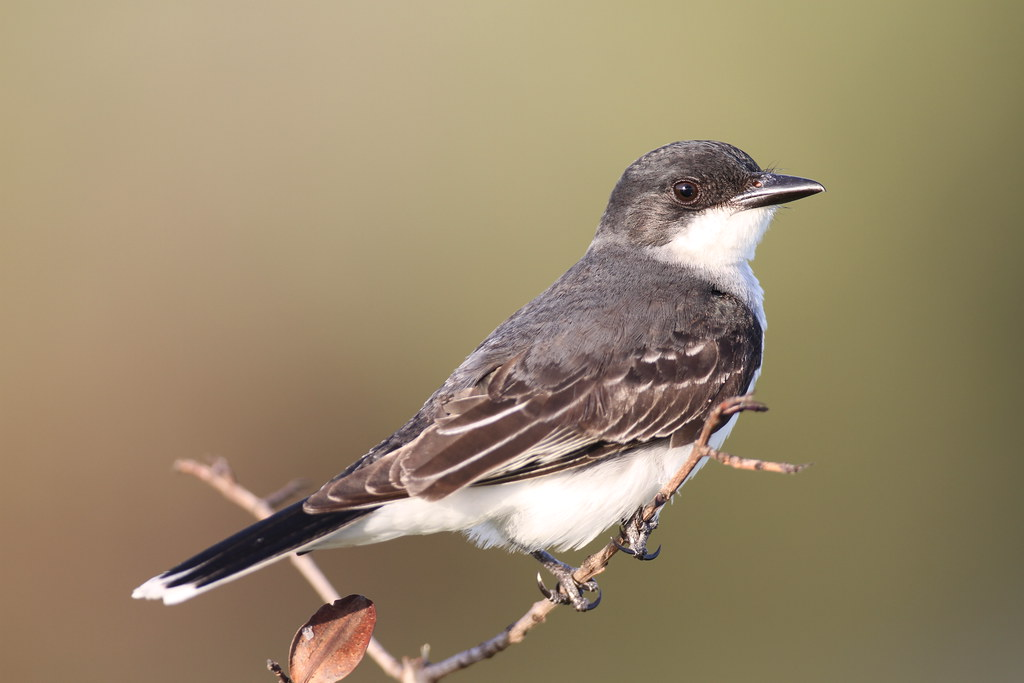
#> input picture 8th Semester Labs/Image Processing Labs/SelfExplorations/Morphological_Image_Processing/bird.jpg, 1024 x 683 px
$ jupyter execute practical.ipynb   (shell and % lines are left out)
#> lines starting #> are read from the running program, lines starting #| are printed output that depends on the picture; after the words box and inside, x2 and y2 are one past the last pixel; in counts of white or black regions, pixels touching at a corner belong together
### 1. Erosion
Erosion removes pixels on object boundaries. For binary images, it shrinks the white areas (foreground) and `enlarges the black areas (background)`. It’s like peeling off a layer from the outer boundary.

Use case: Often used to remove small white noise in images.

How it works: Erosion takes a small shape called a structuring element (like a square or circle), slides it across the image, and replaces each pixel with the minimum value within the structuring element area.

### 2. Dilation
Dilation is the opposite of erosion. It adds pixels to object boundaries. For binary images, it `expands white areas (foreground)` and reduces black areas (background).

Use case: Often used to fill small holes in an image.

How it works: Similar to erosion, but it replaces each pixel with the maximum value within the structuring element.

## Erosion & Dilation using OpenCV

[cell 1]
import cv2
import numpy as np
import matplotlib.pyplot as plt
from matplotlib.image import imread

# Load a sample binary image (create a simple one with text if you don't have an image)
# image_file = 'fingerprint.jpg'
# image = imread(image_file)  # this is the array representation of the input image
image = np.zeros((200, 200), dtype=np.uint8)
cv2.putText(image, "TEST", (50, 100), cv2.FONT_HERSHEY_SIMPLEX, 2, (255), 5)

# Display the original image
plt.figure(figsize=(12, 10))
plt.subplot(1, 3, 1)
plt.title("Original")
plt.imshow(image, cmap='gray')

# Define a 5x5 square structuring element
kernel = np.ones((5, 5), np.uint8)

# Apply erosion
eroded_image = cv2.erode(image, kernel, iterations=1)

# Apply dilation
dilated_image = cv2.dilate(image, kernel, iterations=1)

# Display the results
plt.subplot(1, 3, 2)
plt.title("Eroded")
plt.imshow(eroded_image, cmap='gray')

plt.subplot(1, 3, 3)
plt.title("Dilated")
plt.imshow(dilated_image, cmap='gray')
plt.show()

## Opening & Closing

[cell 2]
# Apply Opening
opened_image = cv2.morphologyEx(image, cv2.MORPH_OPEN, kernel)

# Apply Closing
closed_image = cv2.morphologyEx(image, cv2.MORPH_CLOSE, kernel)

# Display the results
plt.figure(figsize=(8, 4))
plt.subplot(1, 2, 1)
plt.title("Opened")
plt.imshow(opened_image, cmap='gray')

plt.subplot(1, 2, 2)
plt.title("Closed")
plt.imshow(closed_image, cmap='gray')
plt.show()
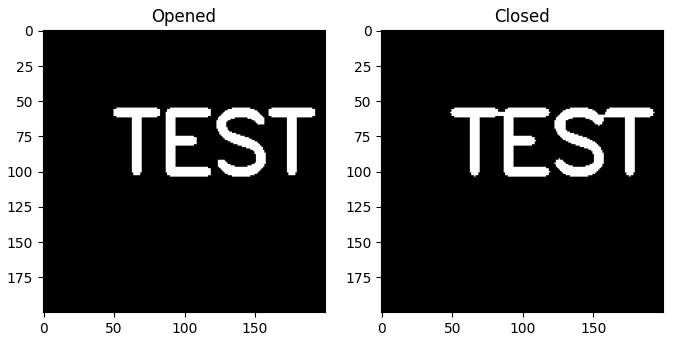
#> figure drawn by matplotlib, 2 panels

## Erosion & Dilation (Raw Implementation)

[cell 3]
import numpy as np

# Create a simple binary image
image = np.array([
    [0, 0, 0, 0, 0, 0, 0],
    [0, 1, 1, 1, 0, 0, 0],
    [0, 1, 1, 1, 0, 0, 0],
    [0, 1, 1, 1, 0, 0, 0],
    [0, 0, 0, 0, 0, 0, 0]
])

# Define a 3x3 structuring element (all ones)
kernel = np.ones((3, 3), dtype=np.uint8)

def erode(img, kernel):
    # Get dimensions of the image and kernel
    img_h, img_w = img.shape
    k_h, k_w = kernel.shape
    pad_h, pad_w = k_h // 2, k_w // 2

    # Pad the original image to handle borders
    padded_img = np.pad(img, ((pad_h, pad_h), (pad_w, pad_w)), mode='constant', constant_values=0)

    # Prepare the output image
    eroded_img = np.zeros_like(img)

    # Apply erosion
    for i in range(img_h):
        for j in range(img_w):
            # Extract the neighborhood
            region = padded_img[i:i+k_h, j:j+k_w]
            # Perform erosion (check if all values in region match the kernel)
            if np.all(region == kernel):
                eroded_img[i, j] = 1
            else:
                eroded_img[i, j] = 0
    return eroded_img

def dilate(img, kernel):
    # Get dimensions of the image and kernel
    img_h, img_w = img.shape
    k_h, k_w = kernel.shape
    pad_h, pad_w = k_h // 2, k_w // 2

    # Pad the original image to handle borders
    padded_img = np.pad(img, ((pad_h, pad_h), (pad_w, pad_w)), mode='constant', constant_values=0)

    # Prepare the output image
    dilated_img = np.zeros_like(img)

    # Apply dilation
    for i in range(img_h):
        for j in range(img_w):
            # Extract the neighborhood
            region = padded_img[i:i+k_h, j:j+k_w]
            # Perform dilation (check if any value in region matches the kernel)
            if np.any(region == kernel):
                dilated_img[i, j] = 1
            else:
                dilated_img[i, j] = 0
    return dilated_img

# Perform erosion and dilation on the binary image
eroded_image = erode(image, kernel)
dilated_image = dilate(image, kernel)

# Print original and processed images
print("Original Image:\n", image)
print("Eroded Image:\n", eroded_image)
print("Dilated Image:\n", dilated_image)

## Raw operation in Image

[cell 4]
import numpy as np
import matplotlib.pyplot as plt
from skimage.io import imread
from skimage.color import rgb2gray

# Create a simple 10x10 binary image with a filled square
# image = np.zeros((10, 10), dtype=np.uint8)
# image[2:8, 2:8] = 1  # Fill a square area in the center

# Read the image and convert to grayscale
image_file = 'bird.jpg'
image = imread(image_file)
#> image is the input picture: shape (683, 1024, 3); mean R, G, B 153.9, 137, 108.9
if image.ndim == 3:
    image = rgb2gray(image)  # Convert RGB to grayscale if needed
#> image: shape (683, 1024) float64

# Convert grayscale to binary (thresholding)
binary_image = image > 0.5  # Adjust threshold as needed
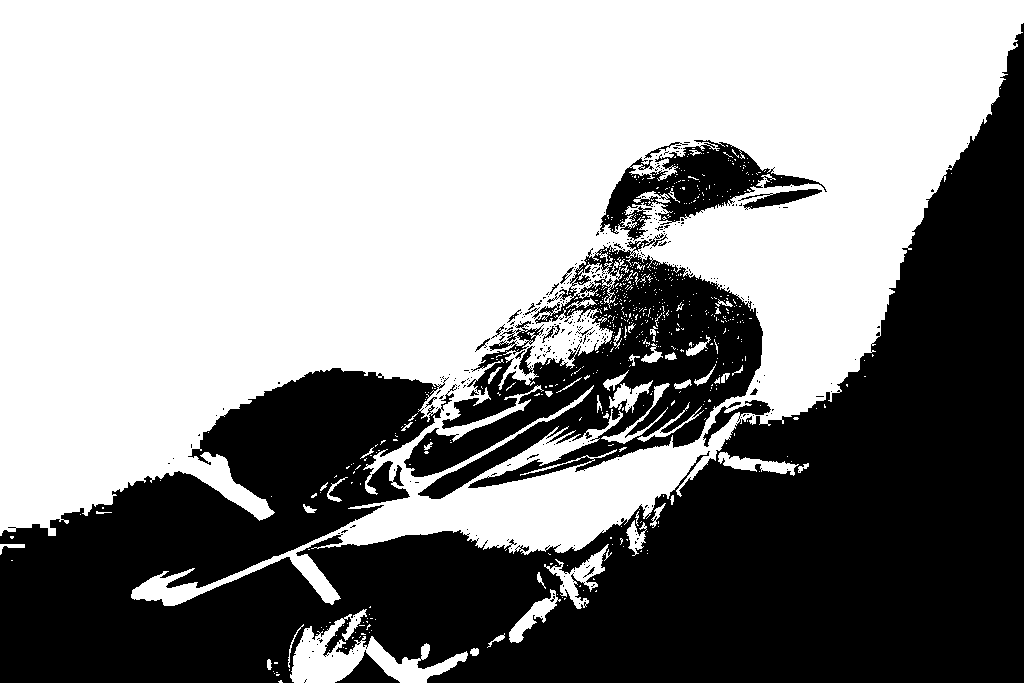
#> binary_image: shape (683, 1024) bool; 57.4% white; 323 black regions (302 under 20 px), largest, box (x1, y1, x2, y2) and area: (0, 23, 1024, 683) 249166, (404, 233, 763, 499) 37593, (600, 140, 827, 241) 7922

# Convert to binary values (0 and 1) for morphology
binary_image = binary_image.astype(np.uint8)

# Define a 3x3 structuring element (all ones)
kernel = np.ones((3, 3), dtype=np.uint8)

def erode(img, kernel):
    img_h, img_w = img.shape
    k_h, k_w = kernel.shape
    pad_h, pad_w = k_h // 2, k_w // 2
    padded_img = np.pad(img, ((pad_h, pad_h), (pad_w, pad_w)), mode='constant', constant_values=0)
    eroded_img = np.zeros_like(img)
    for i in range(img_h):
        for j in range(img_w):
            region = padded_img[i:i+k_h, j:j+k_w]
            if np.all(region == kernel):
                eroded_img[i, j] = 1
            else:
                eroded_img[i, j] = 0
    return eroded_img

def dilate(img, kernel):
    img_h, img_w = img.shape
    k_h, k_w = kernel.shape
    pad_h, pad_w = k_h // 2, k_w // 2

    padded_img = np.pad(img, ((pad_h, pad_h), (pad_w, pad_w)), mode='constant', constant_values=0)

    dilated_img = np.zeros_like(img)
    for i in range(img_h):
        for j in range(img_w):
            region = padded_img[i:i+k_h, j:j+k_w]
            if np.any(region == kernel):
                dilated_img[i, j] = 1
            else:
                dilated_img[i, j] = 0
    return dilated_img

# Perform erosion and dilation on the synthetic binary image
eroded_image = erode(binary_image, kernel)
dilated_image = dilate(binary_image, kernel)

# Display the original and processed images
plt.figure(figsize=(12, 4))
plt.subplot(1, 3, 1)
plt.title("Original Image")
plt.imshow(binary_image, cmap='gray')

plt.subplot(1, 3, 2)
plt.title("Eroded Image")
plt.imshow(eroded_image, cmap='gray')

plt.subplot(1, 3, 3)
plt.title("Dilated Image")
plt.imshow(dilated_image, cmap='gray')

plt.show()

## Translation, Reflection & Complement

We'll demonstrate each operation on an image array and use the `skimage` library for image manipulation. Let's go through each one with code snippets.

### 1. Translation of an Image
Translation involves shifting an image horizontally, vertically, or both. We can use the `scipy.ndimage.shift` function for this.

### 2. Reflection of an Image
Reflection can be done horizontally (left-right) or vertically (top-bottom) using `numpy` operations.

### 3. Complement of an Image
Complementing an image means inverting its pixel values. For a grayscale image, we can achieve this by subtracting pixel values from the maximum (for example, 255 if using 8-bit images).

### Explanation of Each Transformation

1. **Translation**:
   - `translate_image` shifts the image by a specified number of pixels `tx` (horizontal) and `ty` (vertical). The `mode='constant'` and `cval=0` fill any empty space with black pixels (0 value).

2. **Reflection**:
   - `reflect_image` uses `np.fliplr` for horizontal reflection (left-right flip) and `np.flipud` for vertical reflection (top-bottom flip).

3. **Complement**:
   - `complement_image` inverts pixel values using `util.invert`, which works for both grayscale and binary images. For an 8-bit grayscale, black (0) becomes white (255), and vice versa.

This code will display each transformation next to the original image for comparison. You can replace `sample_image.jpg` with your own image file path to test it.

[cell 5]
import numpy as np
import matplotlib.pyplot as plt
from skimage import io, color, util
from scipy.ndimage import shift

# Load an example image
image = io.imread('bird.jpg')  # Replace with your file path
if image.ndim == 3:  # Convert to grayscale if it's RGB
    image = color.rgb2gray(image)

# Convert grayscale to binary (thresholding)
binary_image = image > 0.5  # Adjust threshold as needed

# Convert to binary values (0 and 1) for morphology
binary_image = binary_image.astype(np.uint8)

# 1. Translation
def translate_image(image, tx, ty):
    """Translate the image by tx pixels horizontally and ty pixels vertically."""
#> called with tx = 20, ty = 10
    return shift(image, shift=(ty, tx), mode='constant', cval=0)

# 2. Reflection
def reflect_image(image, axis='horizontal'):
    """Reflect the image horizontally or vertically."""
#> called with axis = 'horizontal'
    if axis == 'horizontal':
        return np.fliplr(image)  # Left-right reflection
    elif axis == 'vertical':
        return np.flipud(image)  # Top-bottom reflection
    else:
        raise ValueError("Axis must be 'horizontal' or 'vertical'.")

# 3. Complement
def complement_image(image):
    """Complement the image by inverting pixel values."""
    # Assuming 8-bit grayscale image with values from 0 to 1
    return util.invert(image)
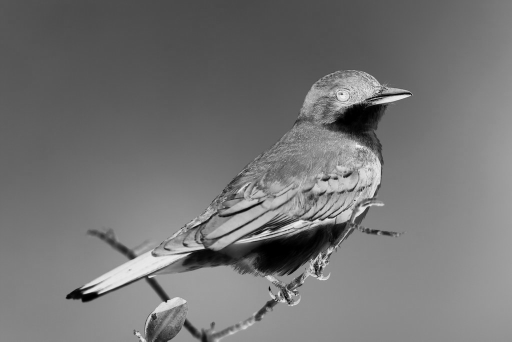
#> returned value: shape (683, 1024) float64 (shown at 1/2 size); min 0, max 0.999, mean 0.457

# Perform transformations
translated_image = translate_image(image, tx=20, ty=10)
reflected_image_horizontal = reflect_image(image, axis='horizontal')
reflected_image_vertical = reflect_image(image, axis='vertical')
complemented_image = complement_image(image)

# Display results
plt.figure(figsize=(10, 8))
plt.subplot(2, 2, 1)
plt.title("Original Image")
plt.imshow(image, cmap='gray')

plt.subplot(2, 2, 2)
plt.title("Translated Image")
plt.imshow(translated_image, cmap='gray')

plt.subplot(2, 2, 3)
plt.title("Reflected Image (Horizontal)")
plt.imshow(reflected_image_horizontal, cmap='gray')

plt.subplot(2, 2, 4)
plt.title("Complemented Image")
plt.imshow(complemented_image, cmap='gray')

plt.show()

[cell 6]
# Apply Opening
opened_image = cv2.morphologyEx(binary_image, cv2.MORPH_OPEN, kernel)

# Apply Closing
closed_image = cv2.morphologyEx(binary_image, cv2.MORPH_CLOSE, kernel)

# Display the results
plt.figure(figsize=(8, 4))
plt.subplot(1, 2, 1)
plt.title("Opened")
plt.imshow(opened_image, cmap='gray')

plt.subplot(1, 2, 2)
plt.title("Closed")
plt.imshow(closed_image, cmap='gray')
plt.show()

## Series of Morphological Operations

[cell 7]
import numpy as np
import matplotlib.pyplot as plt
from skimage import io, color
from scipy.ndimage import binary_erosion, binary_dilation

# Load an example image and convert to grayscale
image = io.imread('fingerprint.jpg')  # Replace with your own file path
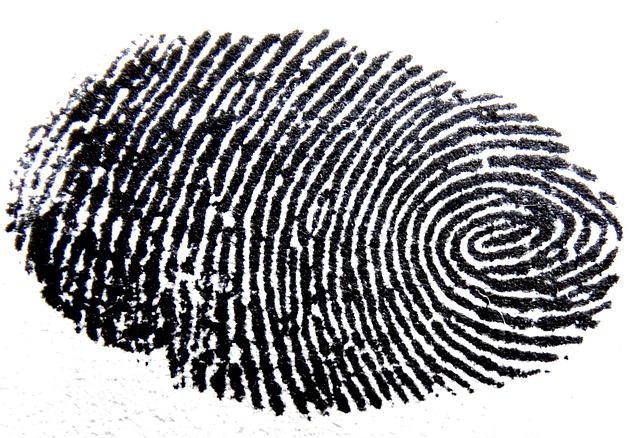
#> input picture 8th Semester Labs/Image Processing Labs/SelfExplorations/Morphological_Image_Processing/fingerprint.jpg, 640 x 438 px
#> image is the input picture: shape (438, 640, 3); mean R, G, B 160, 159.6, 163.3
if image.ndim == 3:  # If RGB, convert to grayscale
    image = color.rgb2gray(image)
#> image: shape (438, 640) float64

# Convert grayscale to binary (thresholding)
binary_image = image > 0.5  # Adjust threshold as needed
binary_image = binary_image.astype(np.uint8)

# Define a 3x3 structuring element (all ones)
kernel = np.ones((3, 3), dtype=np.uint8)

# Perform transformations step-by-step
# Erosion followed by dilation (Opening)
eroded_image_1 = binary_erosion(binary_image, structure=kernel).astype(np.uint8)
dilated_image_1 = binary_dilation(eroded_image_1, structure=kernel).astype(np.uint8)

# Dilation followed by erosion (Closing)
dilated_image_2 = binary_dilation(dilated_image_1, structure=kernel).astype(np.uint8)
eroded_image_2 = binary_erosion(dilated_image_2, structure=kernel).astype(np.uint8)

# Display the series of transformations
plt.figure(figsize=(12, 8))

# Original Binary Image
plt.subplot(2, 3, 1)
plt.title("Original Binary Image")
plt.imshow(binary_image, cmap='gray')
plt.axis('off')

# Eroded Image - Level 1
plt.subplot(2, 3, 2)
plt.title("Eroded Level 1")
plt.imshow(eroded_image_1, cmap='gray')
plt.axis('off')

# Dilated Image - After Erosion (Opening)
plt.subplot(2, 3, 3)
plt.title("Dilated after Erosion (Opening)")
plt.imshow(dilated_image_1, cmap='gray')
plt.axis('off')

# Dilated Image - Level 2
plt.subplot(2, 3, 4)
plt.title("Dilated Level 2")
plt.imshow(dilated_image_2, cmap='gray')
plt.axis('off')

# Eroded Image - After Dilation (Closing)
plt.subplot(2, 3, 5)
plt.title("Eroded after Dilation (Closing)")
plt.imshow(eroded_image_2, cmap='gray')
plt.axis('off')

plt.tight_layout()
plt.show()

## Boundary Extraction (Raw)

Simply Subtract `Erode` image from `Original` image

[cell 8]
import numpy as np
import matplotlib.pyplot as plt
from skimage import io, color

# Load a binary image
image = io.imread('apple.jpg')  # Replace with your image path
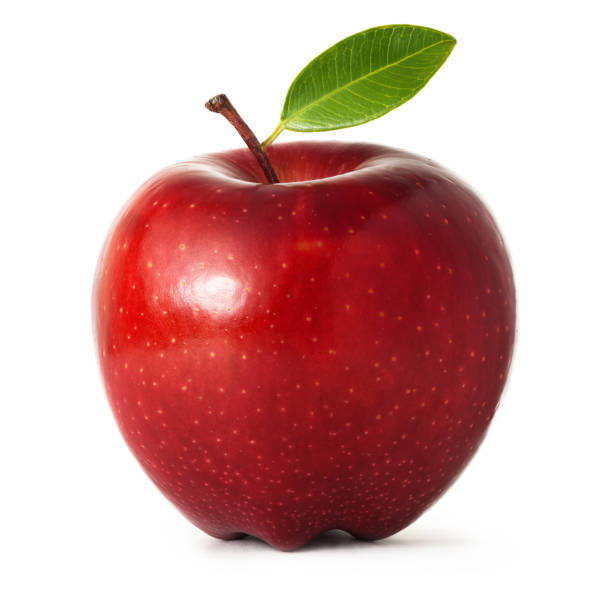
#> input picture 8th Semester Labs/Image Processing Labs/SelfExplorations/Morphological_Image_Processing/apple.jpg, 612 x 612 px
#> image is the input picture: shape (612, 612, 3); mean R, G, B 212, 170.6, 167.8
if image.ndim == 3:  # Convert to grayscale if it's RGB
    image = color.rgb2gray(image)
#> image: shape (612, 612) float64

# Threshold to convert the grayscale image to binary
binary_image = (image > 0.5).astype(np.uint8)  # Convert to binary (0 and 1)

# Define a simple 3x3 structuring element for erosion
kernel = np.ones((3, 3), dtype=np.uint8)

# Erosion function
# [18 lines left out: function erode, not called in this run]

# Perform erosion
eroded_image = cv2.erode(binary_image, kernel)

# Boundary extraction: subtract the eroded image from the original binary image
boundary_image = binary_image - eroded_image

# Display the original, eroded, and boundary images
plt.figure(figsize=(15, 8))

plt.subplot(1, 3, 1)
plt.title("Original Binary Image")
plt.imshow(binary_image, cmap='gray')
plt.axis('off')

plt.subplot(1, 3, 2)
plt.title("Eroded Image")
plt.imshow(eroded_image, cmap='gray')
plt.axis('off')

plt.subplot(1, 3, 3)
plt.title("Boundary Image")
plt.imshow(boundary_image, cmap='gray')
plt.axis('off')

plt.tight_layout()
plt.show()

## Region Filling (Raw)

[cell 9]
import numpy as np
import matplotlib.pyplot as plt
from skimage import io, color

# Load and threshold the image
image = io.imread('apple.jpg')  # Replace with your image file path
if image.ndim == 3:
    image = color.rgb2gray(image)

binary_image = (image > 0.5).astype(np.uint8)  # Convert to binary

# Seed point for filling (e.g., inside a closed region)
seed = (250, 200)  # Change to a point inside your desired fill region

# Create an empty image for the filled region
filled_image = np.zeros_like(binary_image)
filled_image[seed] = 1

# Define structuring element for dilation
kernel = np.ones((5, 5), dtype=np.uint8)

# Iterative region filling
def dilate(img, kernel):
    img_h, img_w = img.shape
    k_h, k_w = kernel.shape
    pad_h, pad_w = k_h // 2, k_w // 2
    padded_img = np.pad(img, ((pad_h, pad_h), (pad_w, pad_w)), mode='constant', constant_values=0)
    dilated_img = np.zeros_like(img)
    for i in range(img_h):
        for j in range(img_w):
            region = padded_img[i:i + k_h, j:j + k_w]
            dilated_img[i, j] = np.max(region * kernel)
    return dilated_img

while True:
    new_filled_image = dilate(filled_image, kernel) & ~binary_image
    if np.array_equal(new_filled_image, filled_image):
        break
    filled_image = new_filled_image

# Combine the filled region with the original boundary
output_image = binary_image | filled_image

# Display the results
plt.figure(figsize=(10, 5))
plt.subplot(1, 2, 1)
plt.title("Original Binary Image")
plt.imshow(binary_image, cmap='gray')
plt.axis('off')

plt.subplot(1, 2, 2)
plt.title("Region-Filled Image")
plt.imshow(output_image, cmap='gray')
# plt.axis('off')

plt.show()

### [Learn OpenCV](https://learnopencv.com/filling-holes-in-an-image-using-opencv-python-c/)

[cell 10]
import cv2
import numpy as np

# Read image
im_in = cv2.imread("apple.jpg", cv2.IMREAD_GRAYSCALE)

# Threshold.
# Set values equal to or above 220 to 0.
# Set values below 220 to 255.

th, im_th = cv2.threshold(im_in, 220, 255, cv2.THRESH_BINARY_INV)

# Copy the thresholded image.
im_floodfill = im_th.copy()

# Mask used to flood filling.
# Notice the size needs to be 2 pixels than the image.
h, w = im_th.shape[:2]
mask = np.zeros((h+2, w+2), np.uint8)

# Floodfill from point (0, 0)
cv2.floodFill(im_floodfill, mask, (0,0), 255)
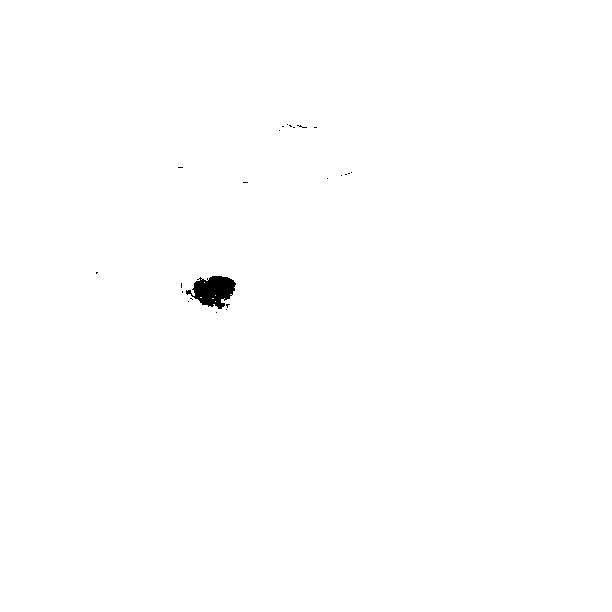
#> im_floodfill: shape (612, 612); 99.7% white; 23 black regions (22 under 20 px), largest, box (x1, y1, x2, y2) and area: (186, 276, 236, 309) 1008

# Invert floodfilled image
im_floodfill_inv = cv2.bitwise_not(im_floodfill)

# Combine the two images to get the foreground.
im_out = im_th | im_floodfill_inv
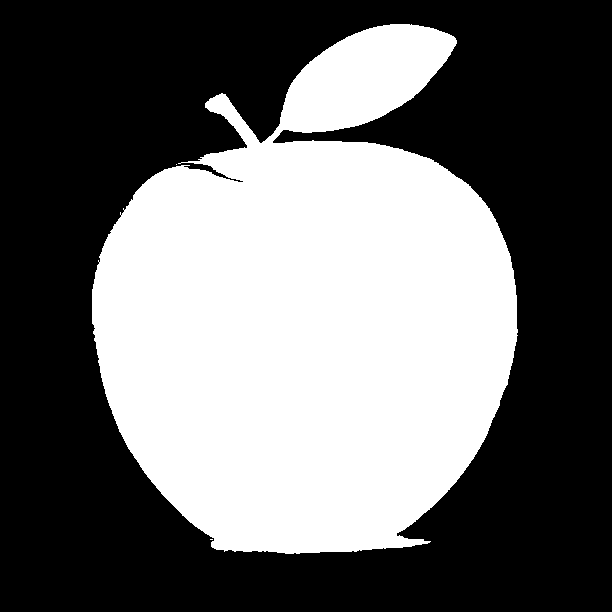
#> im_out: shape (612, 612); 41.7% white; 3 white regions (2 under 20 px), largest, box (x1, y1, x2, y2) and area: (92, 24, 518, 554) 156001

# Display images.
cv2.imshow("Thresholded Image", im_th)
cv2.imshow("Floodfilled Image", im_floodfill)
cv2.imshow("Inverted Floodfilled Image", im_floodfill_inv)
cv2.imshow("Foreground", im_out)
cv2.waitKey(0)
